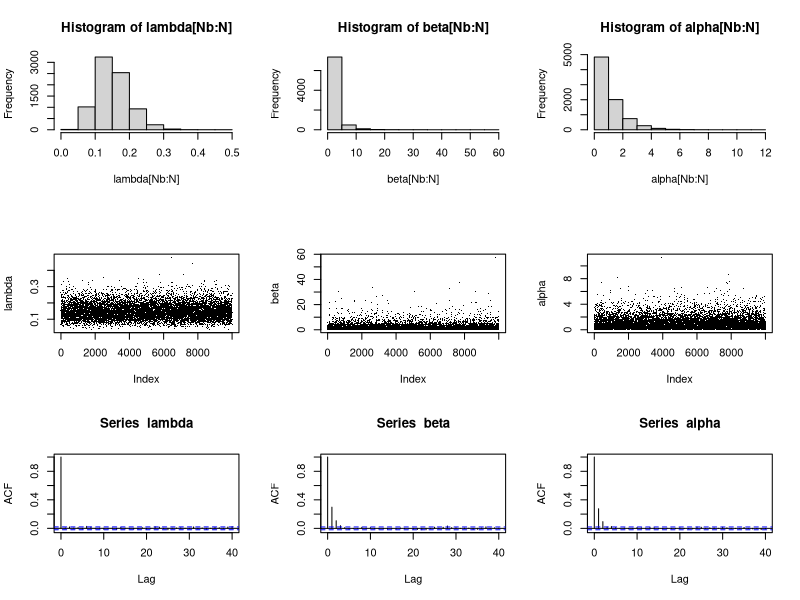
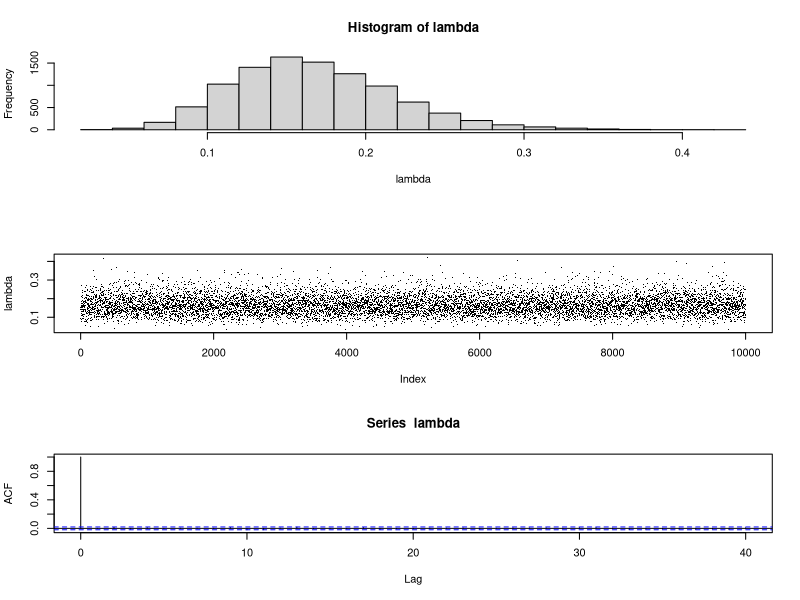

R code for these plots, in order:
### Hierarchical model
### The data is derived from an exponential distribution of unknowwn lambda
### data: 5.41  3.95  4.00  2.46  3.07 21.24  3.49  2.67  2.29 16.98
### 
### It is thought that this data comes from a process (1/5)exp(-lambda/5)
### The following proper priors reflect that intuition:
### A prior is put on lambda: 
###    lambda ~ lambda^(alpha.0-1)*exp(-beta*lambda)
###    lambda ~ gamma(alpha.0,beta) 
###    where alpha.0 = .2
### A prior is put on beta: beta ~ alpha*exp(-alpha*beta) ~ Exp(alpha)
### A prior is put on alpha: alpha ~ exp(-alpha) ~ Exp(1)
###
### The hierarchy is
###        X[i] ~ Exp(lambda)
###        lambda ~ Gamma(alpha.0,beta)
###        beta ~ Exp(alpha)
###        alpha ~ Exp(1)
###
### Work out the full conditionals for lambda, theta, alpha
### to from 
###  
### lamda ~ Gamma(10+alpha.0,sum(x)+beta) 
### beta ~ Gamma(alpha.0+1,lambda + alpha)
### alpha ~ Gamma(2,beta+1)
###
### They should be recognizable distributions
###
### Do a Gibbs sampling to find the means and standard deviations of lambda, beta, alpha
###
# Initialize

x = c(5.41,  3.95,  4.00,  2.46,  3.07,  21.24,  3.49,  2.67,  2.29, 16.98)
alpha.0 = .2
x.bar = mean(x)
sumx = sum(x)
n = length(x)
lambda = c()
lambda[1] = 1/x.bar
lambda[1]
beta = c()
beta[1] = 1
alpha = c()
alpha[1] = 1
N = 10000
Nb = 2000
N1 = N+1

for(i in 1:N) 
{
	# fill in the Gibbs sampling for each parameter
	lambda[i+1] = rgamma(1,10 + alpha.0,sum(x)+beta[i])
	beta[i+1] = rgamma(1,alpha.0+1,lambda[i+1]+alpha[i])
  alpha[i+1] = rgamma(1,2,beta[i+1]+1)
}

mean(lambda[Nb:N])
sd(lambda[Nb:N])
mean(beta[Nb:N])
sd(beta[Nb:N])
mean(alpha[Nb:N])
sd(alpha[Nb:N])
par(mfrow=c(3,3))
hist(lambda[Nb:N])
hist(beta[Nb:N])
hist(alpha[Nb:N])
plot(lambda,type='p',pch='.')
plot(beta,type='p',pch='.')
plot(alpha,type='p',pch='.')
acf(lambda)
acf(beta)
acf(alpha)

### Now suppose we put a flat prior on lambda: f(lambda) = 1 
###  Do the Gibbs sampling for lambda

lambda = c()
lambda[1] = 1/x.bar

for(i in 1:N) 
{
	lambda[i+1] = rgamma(1,11,sum(x))
}

mean(lambda[Nb:N])
sd(lambda[Nb:N])
par(mfrow=c(3,1))
hist(lambda)
plot(lambda,type='p',pch='.')
acf(lambda)
	
### What is the difference between the two means for lambda?
### Can the priors be justified? Are they informative?

# The priors are uninformative.  They seem to reduce the mean of lambda
# more than expected. From 0.168 to 0.152.
# The intention was to give students work on a hierarchical model.
# 



